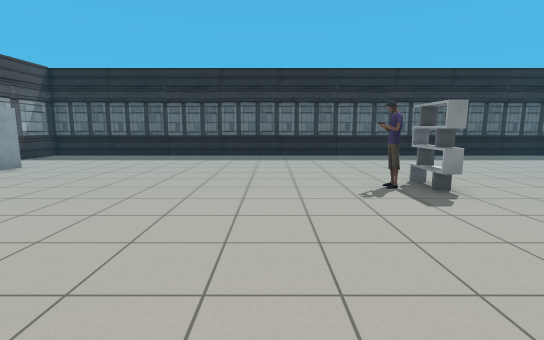
view 1 (above)

12 first-person views from a walk through a world built for the Gazebo simulator. The camera is 1.2 m above the floor, tilts 8° down and sees 85° across. The lines on the ground mark 1 m squares. The floor is counted in squares, 1 m on a side. Each view is taken from the middle of a square. On the plan, view 1 faces up. The plan holds only what a view shows up to about 13 squares ahead; the rest is blank. The place goes on beyond the plan. Simple shapes stand in for some stock models. Some surface patterns are stand-ins.

view 2
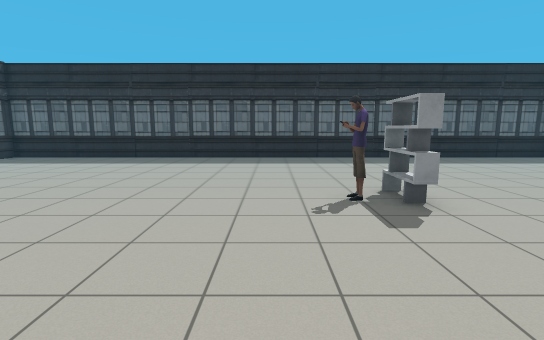

view 3
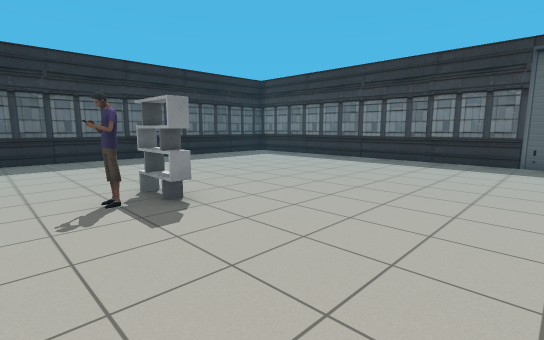

view 4
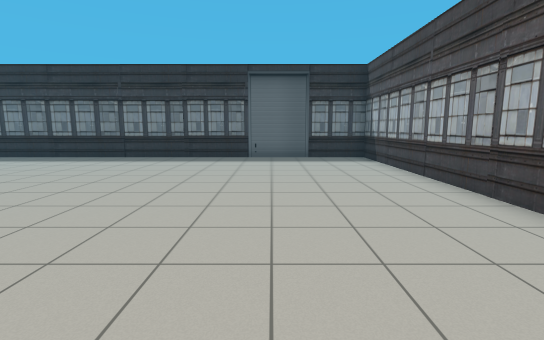

view 5
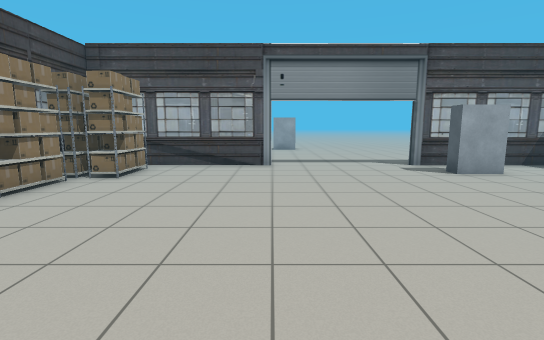

view 6
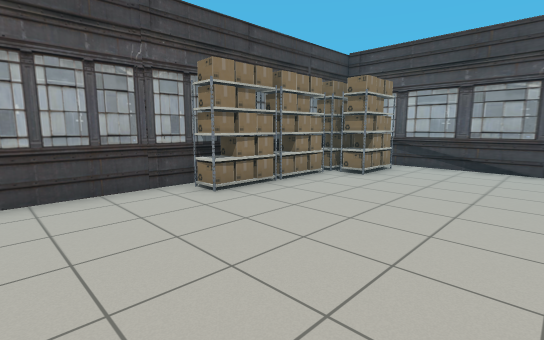

view 7
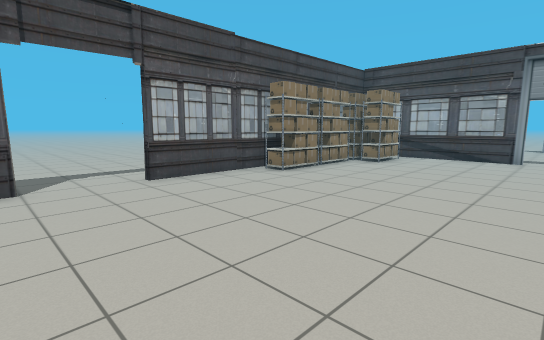

view 8
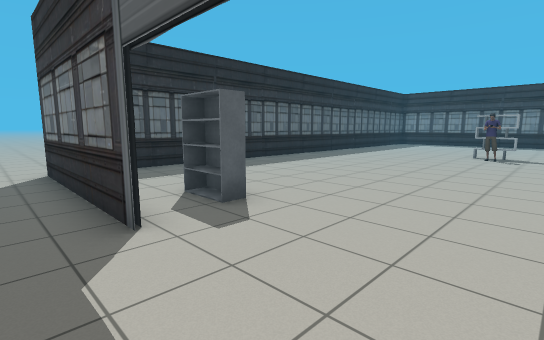

view 9
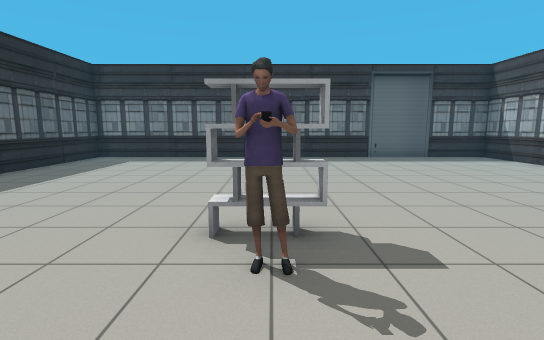

view 10
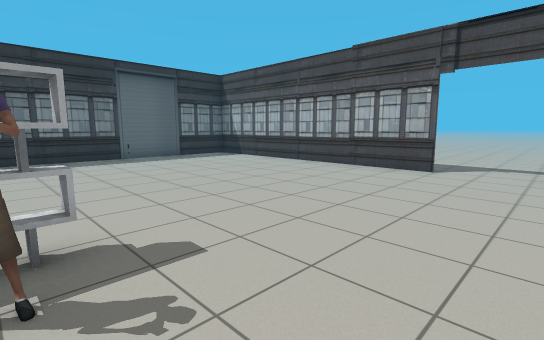

view 11
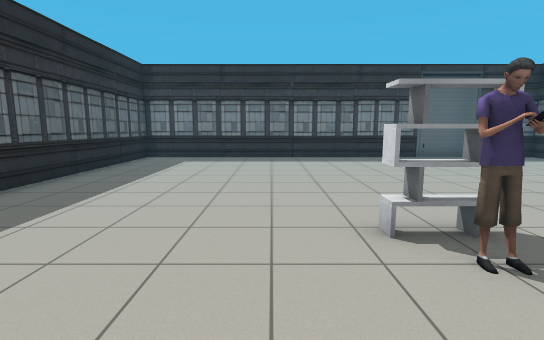

view 12
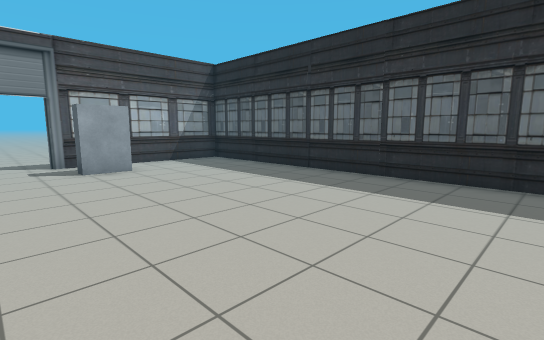

### Floor plan
Points are (right, up) in squares from view 1. A wall is a line through its corners. A room is listed if a view was taken in it or the views show most of it. See-through windows are left out.
Room 1 (views 1, 2, 3, 4, 5, 6, 7, 8, 9, 10, 11, 12)
walls: (2.5, -2.8) (12.4, -2.8) (12.4, 13.2) (-9.7, 13.2) (-9.7, 7.5); (-3.8, -1.7) (-3.8, -2.4); (-4.9, -2.4) (-3.1, -2.4); (-6.8, -1.7) (-3.3, -1.7) (-3.3, -2.5); (-7.7, -0.7) (-7.7, -1.5); (-6.7, -2.4) (-5.1, -2.4); (-9.7, 3) (-9.7, -2.8) (0.4, -2.8); (-9.8, 7.5) (-9.8, 13.4); (-8.9, -0.7) (-7.2, -0.7) (-7.2, -1.5); (-8.9, -1.4) (-7.4, -1.4); (-8.8, -1.7) (-7.2, -1.7)
ways out: opening at (-11, 14); opening at (1.5, -3); gap at (0, -3)
objects: shelf (-8, 8) to (-8, 9); person (2, 6); shelf (3, 6)

Where each view was taken, in squares from view 1:
view 1: 0 up, 0 right, facing up
view 2: 1 up, 1 right, facing up
view 3: 1 up, 1 right, facing up-right
view 4: 1 up, 0 right, facing right
view 5: 3 up, 0 right, facing left
view 6: 3 up, 0 right, facing down-left
view 7: 4 up, 3 right, facing down-left
view 8: 4 up, 11 left, facing up-right
view 9: 6 up, 0 right, facing right
view 10: 6 up, 0 right, facing down-right
view 11: 8 up, 0 right, facing right
view 12: 6 up, 1 right, facing up-left
